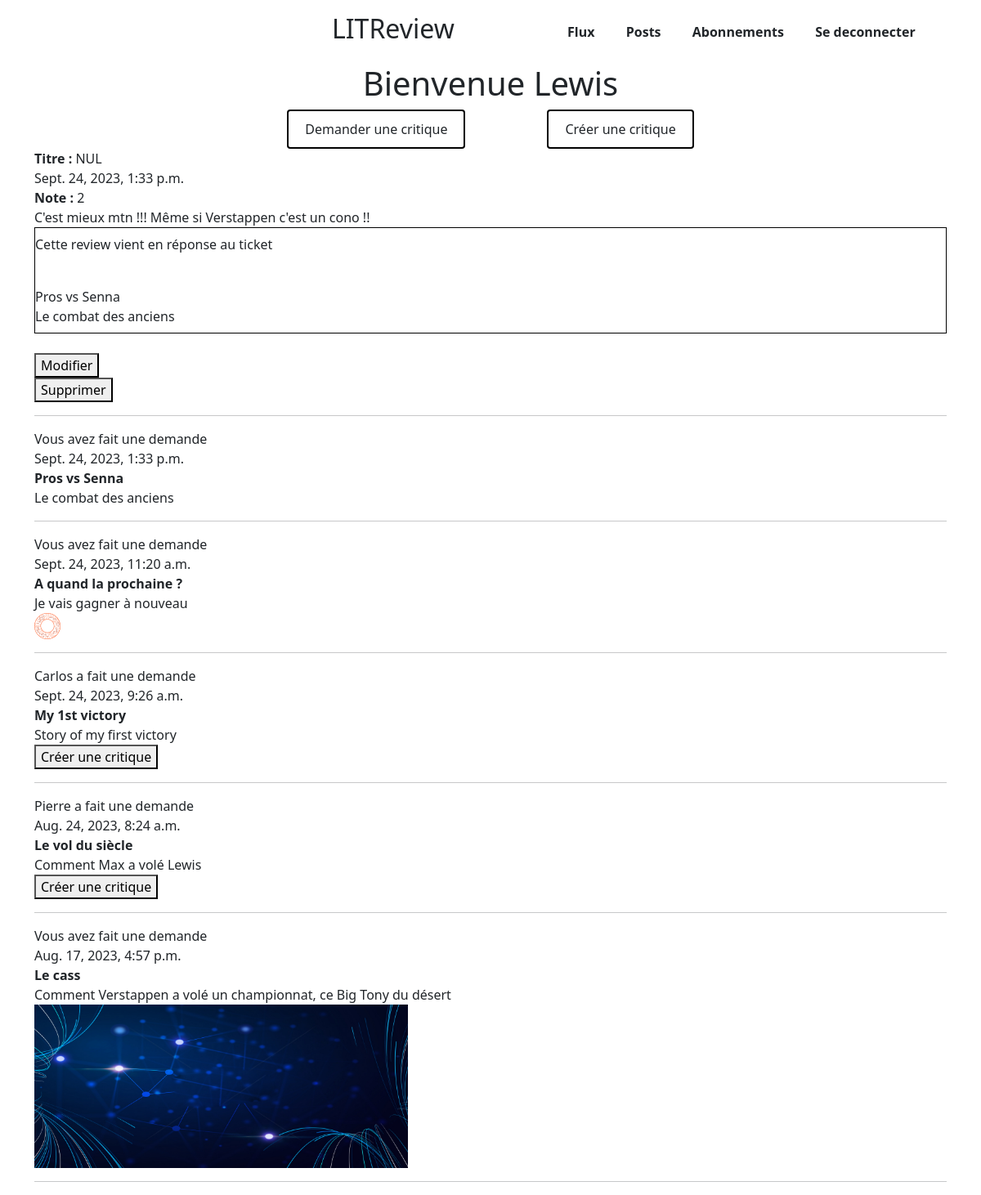
The page /flux/ (signed in) on the database as committed earlier.
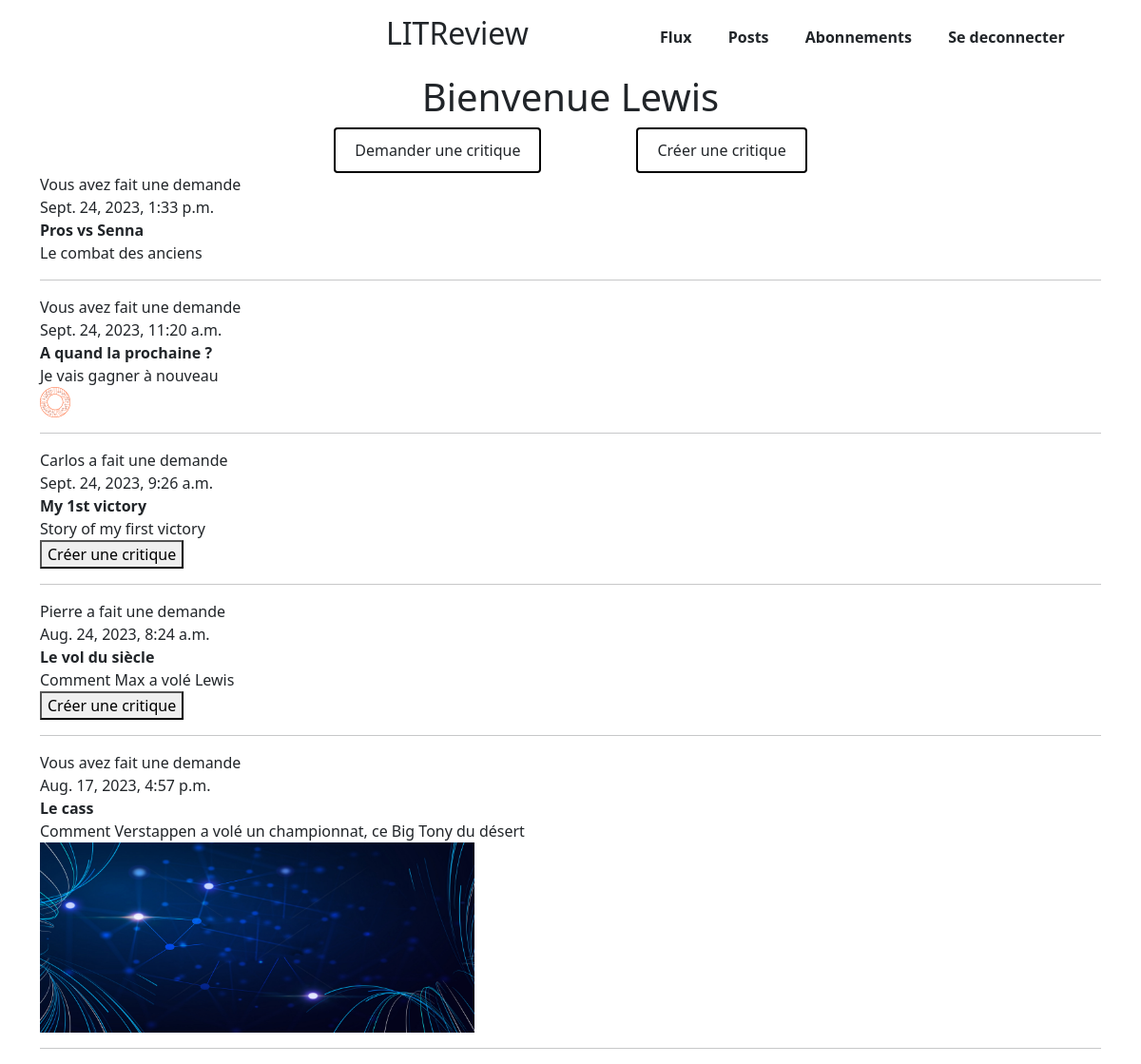
The same page on the database as committed later.
### critiques/models.py (models this page shows, shortened)
class Review(models.Model):
    ticket = models.ForeignKey(to=Ticket, on_delete=models.CASCADE)
    rating = models.PositiveSmallIntegerField(
        validators=[MinValueValidator(0), MaxValueValidator(5)]
    )
    headline = models.CharField(max_length=128)
    body = models.TextField(max_length=8192, blank=True)
    time_created = models.DateTimeField(auto_now_add=True)
    user = models.ForeignKey(to=settings.AUTH_USER_MODEL, on_delete=models.CASCADE)

class Ticket(models.Model):
    title = models.CharField(max_length=128)
    description = models.TextField(max_length=2048, blank=True)
    image = models.ImageField(null=True, blank=True)
    time_created = models.DateTimeField(auto_now_add=True)
    user = models.ForeignKey(to=settings.AUTH_USER_MODEL, on_delete=models.CASCADE)

### critiques/views.py (the view)
# urls.py: path("flux/", flux, name="flux"),
@login_required
def flux(request):
    user_reviews = models.Review.objects.filter(user=request.user).annotate(
        content_type=Value("REVIEW", CharField())
    )
    user_tickets = models.Ticket.objects.filter(user=request.user).annotate(
        content_type=Value("TICKET", CharField())
    )
    followed_users = [uf.followed_user for uf in request.user.following.all()]
    followed_reviews = models.Review.objects.filter(user__in=followed_users).annotate(
        content_type=Value("REVIEW", CharField())
    )
    followed_tickets = models.Ticket.objects.filter(user__in=followed_users).annotate(
        content_type=Value("TICKET", CharField())
    )
    posts = sorted(
        chain(user_reviews, user_tickets, followed_reviews, followed_tickets),
        key=lambda post: post.time_created,
        reverse=True,
    )
    return render(request, "flux.html", context={"posts": posts})

### critiques/templates/flux.html
{% extends "base.html" %}
{% load static %}
{% block additional_css %}
<link rel="stylesheet" href="{% static 'critiques/css/flux.css' %}">
{% endblock %}
{% block content %}
    <div class="welcome">
        <h1>Bienvenue {{user.username}}</h1>
    </div>
    <div class="buttons_container">
        <a href="{% url 'ticket' %}" class="btn">Demander une critique</a>
        <a href="{% url 'critics' %}" class="btn">Créer une critique</a>
    </div>
    <div class="container feed">
        {% for post in posts %}
        {% if post.content_type == 'TICKET' %}
            {% include 'ticket_snippet.html' %}
        {% elif post.content_type == 'REVIEW' %}
            {% include 'review_snippet.html' %}
        {% endif %}
    {% endfor %}
    </div>
{% endblock %}

### critiques/templates/base.html (shortened to what this page needs)
{% load static %}
<!DOCTYPE html>
<html lang="fr">
<head>
    <link href="https://cdn.jsdelivr.net/npm/bootstrap@5.3.0/dist/css/bootstrap.min.css" rel="stylesheet">
    <link rel="stylesheet" href="{% static 'critiques/css/base.css' %}">
    {% block additional_css %}{% endblock %}
</head>
<body>
    <div class="container py-3 header">
        <div class="titre">
            <h2>LITReview</h2>
        </div>
        <div class="navbar">
            <a href="{% url 'flux' %}">Flux</a>
            <a href="{% url 'posts' %}">Posts</a>
            <a href="{% url 'abonnements' %}">Abonnements</a>
            <a href="{% url 'logout' %}">Se deconnecter</a>
        </div>
    </div>
    {% block content %}{% endblock %}
</body>
</html>

### critiques/templates/ticket_snippet.html (shortened to what this page needs)
{% if post.user == request.user %}
    Vous avez fait une demande<br>
    {{ post.time_created }}<br>
    <strong>{{ post.title }}</strong><br>
    {{ post.description }}<br>
    {% if post.image %}
        <img src="{{ post.image.url }}" alt="{{ post.title }}" style="max-height: 200px; width: auto;">
    {% endif %}
{% else %}
   {{ post.user.username }} a fait une demande<br>
   {{ post.time_created }}<br>
    <strong>{{ post.title }}</strong><br>
    {{ post.description }}<br>
    <button>Créer une critique</button>
{% endif %}
<hr>

### critiques/templates/review_snippet.html (shortened to what this page needs)
<strong>Titre :</strong> {{ post.headline }}<br>
{{ post.time_created }}<br>
<strong>Note :</strong> {{ post.rating }}<br>
{{ post.body }}<br>
<div class="py-2" style="border:solid 1px black">
    <p>Cette review vient en réponse au ticket</p><br>
    {{ post.ticket.title }}<br>
    {{ post.ticket.description }}<br>
</div>
{% if post.user == request.user %}
        <br>
        <button><a href="{% url 'edit_review' post.id %}">Modifier</a></button>
        <form action="{% url 'delete_review' post.id %}" method="post">
            <button type="submit">Supprimer</button>
        </form>
    {% endif %}
<hr>

### critiques/static/critiques/css/base.css (style rules this page uses)
a { text-decoration: none; color: inherit; background: none; border: none; padding: 0; margin: 0; outline: none; font-size: 100%; font-weight: inherit; cursor: pointer; }
.header { display: flex; }
.titre { display: flex; justify-content: flex-end; padding-right: 100px; width: 55%; }
.navbar { display: flex; justify-content: space-evenly; align-items: center; font-weight: bold; width: 45%; }

### critiques/static/critiques/css/flux.css (style rules this page uses)
.welcome { text-align: center; }
.buttons_container { display: flex; justify-content: center; align-items: center; gap: 100px; }
.btn { display: inline-block; padding: 10px 20px; text-decoration: none; border-radius: 4px; border : 2px solid black; }

Rows that differ between the two databases and show on the page:
removed Review: headline "NUL", time_created "Sept. 24, 2023, 1:33 p.m.", rating "2", body "C'est mieux mtn !!! Même si Verstappen c'est un cono !!", ticket "Pros vs Senna", ticket.description "Le combat des anciens", shows "Modifier"
